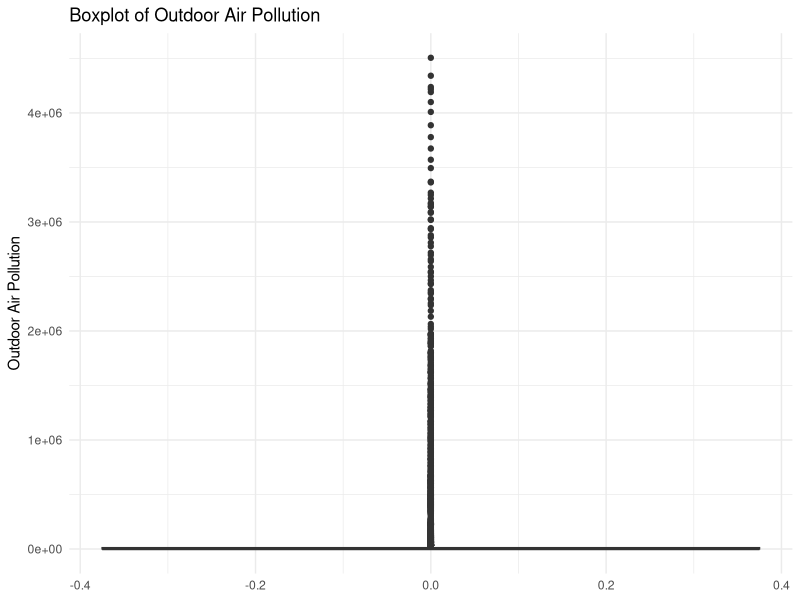

Recreate this plot in R.
## ---- chunk 1
knitr::opts_chunk$set(echo = TRUE, warning = FALSE, message = FALSE)
## ---- chunk 2

# Load necessary libraries
library(ggplot2)
library(dplyr)
library(tidyr)
library(knitr)

# Read the dataset (replace 'path_to_your_file.csv' with your actual file path)
data <- read.csv("Countries_and_Death_Causes.csv", stringsAsFactors = FALSE)

# Display the first few rows of the dataset
head(data)

## ---- chunk 3
str(data)
## ---- chunk 4
summary(data)
## ---- chunk 5
# Function to count missing values in each column
count_missing <- function(df) {
  sapply(df, function(col) sum(is.na(col)))
}

nacounts <- count_missing(data) 
hasNA <- which(nacounts > 0) 
nacounts[hasNA]
## ---- chunk 6
# Remove rows with any missing values
data_clean <- na.omit(data)

# Verify that missing values are handled
count_missing(data_clean)
## ---- chunk 7
# Example: Detecting outliers in 'Outdoor air pollution' using boxplot
ggplot(data_clean, aes(y = Outdoor.air.pollution)) +
  geom_boxplot(fill = "lightblue") +
  labs(title = "Boxplot of Outdoor Air Pollution", y = "Outdoor Air Pollution") +
  theme_minimal()
